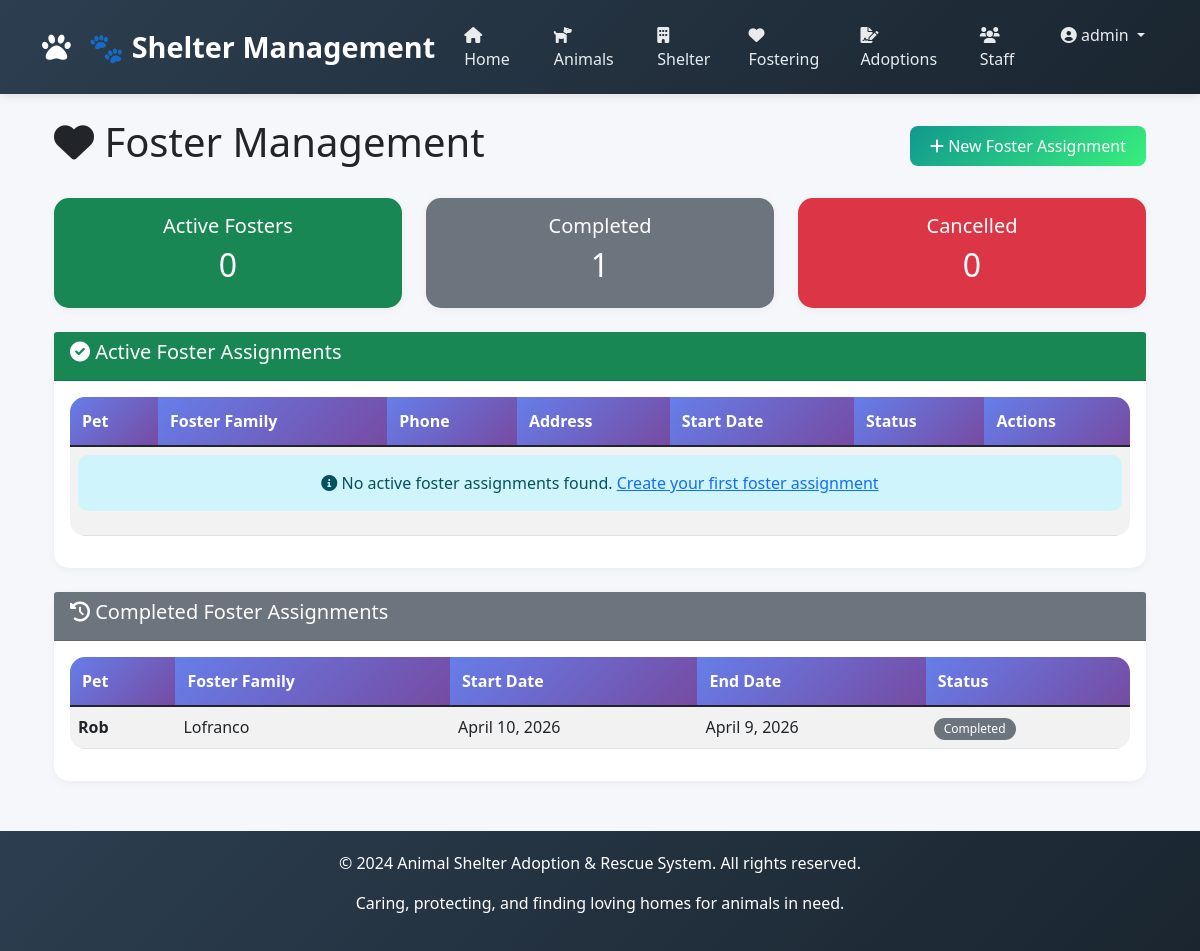
/fostering/ (signed in), run on the app's committed database.
### apps/accounts/models.py (models this page shows, shortened)
class Staff(AbstractUser):
    ROLE_CHOICES = [
        ('Admin', 'Admin'),
        ('Manager', 'Manager'),
        ('Vet', 'Veterinarian'),
        ('Staff', 'Staff'),
        ('Volunteer', 'Volunteer'),
    ]
    staff_id = models.AutoField(primary_key=True)
    first_name = models.CharField(max_length=100)
    last_name = models.CharField(max_length=100)
    role = models.CharField(max_length=20, choices=ROLE_CHOICES, default='Staff')
    phone = models.CharField(max_length=20, blank=True, null=True)
    email = models.EmailField(unique=True)
    username = models.CharField(max_length=100, unique=True)
    status = models.BooleanField(default=True)
    date_joined = models.DateTimeField(default=timezone.now)
    last_login = models.DateTimeField(null=True, blank=True)
    USERNAME_FIELD = 'username'
    REQUIRED_FIELDS = ['email', 'first_name', 'last_name']
    class Meta:
        db_table = 'staff'

### apps/fostering/models.py (models this page shows, shortened)
class FosterAssignment(models.Model):
    STATUS_CHOICES = [
        ('Active', 'Active'),
        ('Completed', 'Completed'),
        ('Cancelled', 'Cancelled'),
    ]
    foster_id = models.AutoField(primary_key=True)
    pet = models.ForeignKey(Pet, on_delete=models.CASCADE, related_name='foster_assignments')
    foster_name = models.CharField(max_length=200)
    foster_phone = models.CharField(max_length=20)
    foster_address = models.TextField()
    start_date = models.DateField()
    end_date = models.DateField(null=True, blank=True)
    status = models.CharField(max_length=20, choices=STATUS_CHOICES, default='Active')
    class Meta:
        db_table = 'foster_assignments'

### apps/animals/models.py (models this page shows, shortened)
class Pet(models.Model):
    SPECIES_CHOICES = [
        ('Dog', 'Dog'), ('Cat', 'Cat'), ('Bird', 'Bird'),
        ('Rabbit', 'Rabbit'), ('Other', 'Other')
    ]
    SEX_CHOICES = [('M', 'Male'), ('F', 'Female')]
    SIZE_CHOICES = [('Small', 'Small'), ('Medium', 'Medium'), ('Large', 'Large')]
    STATUS_CHOICES = [
        ('Available', 'Available'), ('Pending', 'Pending'), ('Adopted', 'Adopted')
    ]
    pet_id = models.AutoField(primary_key=True)
    name = models.CharField(max_length=100)
    species = models.CharField(max_length=50, choices=SPECIES_CHOICES)
    breed = models.CharField(max_length=100, blank=True, null=True)
    age = models.IntegerField(validators=[MinValueValidator(0)], help_text="Age in months")
    sex = models.CharField(max_length=1, choices=SEX_CHOICES)
    size = models.CharField(max_length=10, choices=SIZE_CHOICES)
    color = models.CharField(max_length=50)
    vaccination_status = models.BooleanField(default=False)
    spay_neuter_status = models.BooleanField(default=False)
    medical_notes = models.TextField(blank=True, null=True)
    intake_date = models.DateField(auto_now_add=True)
    status = models.CharField(max_length=20, choices=STATUS_CHOICES, default='Available')
    class Meta:
        db_table = 'pets'

### apps/fostering/views.py (the view)
# urls.py: path('', views.foster_list, name='foster_list'),
@login_required
def foster_list(request):
    active_fosters = FosterAssignment.objects.filter(status='Active').order_by('-start_date')
    completed_fosters = FosterAssignment.objects.filter(status='Completed').order_by('-end_date')
    cancelled_fosters = FosterAssignment.objects.filter(status='Cancelled').order_by('-start_date')
    context = {
        'active_fosters': active_fosters,
        'completed_fosters': completed_fosters,
        'cancelled_fosters': cancelled_fosters,
    }
    return render(request, 'fostering/foster_list.html', context)

### templates/fostering/foster_list.html (shortened to what this page needs)
{% extends 'base.html' %}
{% block content %}
<div class="container">
    <div class="d-flex justify-content-between align-items-center mb-4">
        <h1><i class="fas fa-heart"></i> Foster Management</h1>
        <a href="{% url 'foster_add' %}" class="btn btn-success">
            <i class="fas fa-plus"></i> New Foster Assignment
        </a>
    </div>
    <div class="row mb-4">
        <div class="col-md-4">
            <div class="card bg-success text-white">
                <div class="card-body text-center">
                    <h5>Active Fosters</h5>
                    <h2>{{ active_fosters|length }}</h2>
                </div>
            </div>
        </div>
        <div class="col-md-4">
            <div class="card bg-secondary text-white">
                <div class="card-body text-center">
                    <h5>Completed</h5>
                    <h2>{{ completed_fosters|length }}</h2>
                </div>
            </div>
        </div>
        <div class="col-md-4">
            <div class="card bg-danger text-white">
                <div class="card-body text-center">
                    <h5>Cancelled</h5>
                    <h2>{{ cancelled_fosters|length }}</h2>
                </div>
            </div>
        </div>
    </div>
    <div class="card mb-4">
        <div class="card-header bg-success text-white">
            <h5><i class="fas fa-check-circle"></i> Active Foster Assignments</h5>
        </div>
        <div class="card-body">
            <div class="table-responsive">
                <table class="table table-striped">
                    <thead class="table-dark">
                        <tr>
                            <th>Pet</th>
                            <th>Foster Family</th>
                            <th>Phone</th>
                            <th>Address</th>
                            <th>Start Date</th>
                            <th>Status</th>
                            <th>Actions</th>
                        </tr>
                    </thead>
                    <tbody>
                        {% for foster in active_fosters %}
                        <tr>
                            <td>
                                <strong>{{ foster.pet.name }}</strong><br>
                                <small class="text-muted">{{ foster.pet.species }} | {{ foster.pet.breed|default:"Mixed" }}</small>
                            </td>
                            <td>{{ foster.foster_name }}</td>
                            <td>{{ foster.foster_phone }}</td>
                            <td>{{ foster.foster_address|truncatechars:30 }}</td>
                            <td>{{ foster.start_date }}</td>
                            <td><span class="badge bg-success">Active</span></td>
                            <td>
                                <a href="{% url 'foster_edit' foster.foster_id %}" class="btn btn-sm btn-warning">
                                    <i class="fas fa-edit"></i> Edit
                                </a>
                                <a href="{% url 'foster_end' foster.foster_id %}" class="btn btn-sm btn-info" onclick="return confirm('Mark this foster as completed?')">
                                    <i class="fas fa-check"></i> Complete
                                </a>
                                <a href="{% url 'foster_delete' foster.foster_id %}" class="btn btn-sm btn-danger" onclick="return confirm('Cancel this foster assignment?')">
                                    <i class="fas fa-times"></i> Cancel
                                </a>
                            </td>
                        </tr>
                        {% empty %}
                        <tr>
                            <td colspan="7" class="text-center">
                                <div class="alert alert-info">
                                    <i class="fas fa-info-circle"></i> No active foster assignments found.
                                    <a href="{% url 'foster_add' %}">Create your first foster assignment</a>
                                </div>
                            </td>
                        </tr>
                        {% endfor %}
                    </tbody>
                </table>
            </div>
        </div>
    </div>
    <div class="card mb-4">
        <div class="card-header bg-secondary text-white">
            <h5><i class="fas fa-history"></i> Completed Foster Assignments</h5>
        </div>
        <div class="card-body">
            <div class="table-responsive">
                <table class="table table-striped">
                    <thead class="table-dark">
                        <tr>
                            <th>Pet</th>
                            <th>Foster Family</th>
                            <th>Start Date</th>
                            <th>End Date</th>
                            <th>Status</th>
                        </tr>
                    </thead>
                    <tbody>
                        {% for foster in completed_fosters %}
                        <tr>
                            <td><strong>{{ foster.pet.name }}</strong></td>
                            <td>{{ foster.foster_name }}</td>
                            <td>{{ foster.start_date }}</td>
                            <td>{{ foster.end_date|default:"Present" }}</td>
                            <td><span class="badge bg-secondary">Completed</span></td>
                        </tr>
                        {% empty %}
                        <tr>
                            <td colspan="5" class="text-center">No completed foster assignments.</td>
                        </tr>
                        {% endfor %}
                    </tbody>
                </table>
            </div>
        </div>
    </div>
</div>
{% endblock %}

### templates/base.html (shortened to what this page needs)
<!DOCTYPE html>
<html lang="en">
<head>
    <link href="https://cdn.jsdelivr.net/npm/bootstrap@5.1.3/dist/css/bootstrap.min.css" rel="stylesheet">
    <link rel="stylesheet" href="https://cdnjs.cloudflare.com/ajax/libs/font-awesome/6.0.0/css/all.min.css">
</head>
<body>
    <nav class="navbar navbar-expand-lg navbar-dark">
        <div class="container">
            <a class="navbar-brand" href="{% url 'index' %}">
                <i class="fas fa-paw"></i> 🐾 Shelter Management
            </a>
            <div class="collapse navbar-collapse" id="navbarNav">
                <ul class="navbar-nav ms-auto">
                    <li class="nav-item">
                        <a class="nav-link" href="{% url 'index' %}">
                            <i class="fas fa-home"></i> Home
                        </a>
                    </li>
                    <li class="nav-item">
                        <a class="nav-link" href="{% url 'pet_list' %}">
                            <i class="fas fa-dog"></i> Animals
                        </a>
                    </li>
                    <li class="nav-item">
                        <a class="nav-link" href="{% url 'shelter_list' %}">
                            <i class="fas fa-building"></i> Shelter
                        </a>
                    </li>
                    <li class="nav-item">
                        <a class="nav-link" href="{% url 'foster_list' %}">
                            <i class="fas fa-heart"></i> Fostering
                        </a>
                    </li>
                    <li class="nav-item">
                        <a class="nav-link" href="{% url 'adoption_list' %}">
                            <i class="fas fa-file-signature"></i> Adoptions
                        </a>
                    </li>
                    <li class="nav-item">
                        <a class="nav-link" href="{% url 'staff_list' %}">
                            <i class="fas fa-users"></i> Staff
                        </a>
                    </li>
                    {% if user.is_authenticated %}
                        <li class="nav-item dropdown">
                            <a class="nav-link dropdown-toggle" href="#" id="userDropdown" role="button" data-bs-toggle="dropdown">
                                <i class="fas fa-user-circle"></i> {{ user.username }}
                            </a>
                        </li>
                    {% endif %}
                </ul>
            </div>
        </div>
    </nav>
    <div class="container mt-4">
        {% block content %}
        {% endblock %}
    </div>
    <footer>
        <div class="container">
            <p>&copy; 2024 Animal Shelter Adoption & Rescue System. All rights reserved.</p>
            <p>Caring, protecting, and finding loving homes for animals in need.</p>
        </div>
    </footer>
</body>
</html>

### templates/base.html (style rules this page uses)
* { margin: 0; padding: 0; box-sizing: border-box; }
body { font-family: 'Segoe UI', Tahoma, Geneva, Verdana, sans-serif; background-color: #f5f7fb; }
.navbar { background: linear-gradient(135deg, #2c3e50 0%, #1a252f 100%); box-shadow: 0 2px 10px rgba(0,0,0,0.1); padding: 15px 0; }
.navbar-brand { font-size: 1.8rem; font-weight: bold; color: #fff !important; }
.navbar-brand i { margin-right: 10px; }
.nav-link { color: rgba(255,255,255,0.9) !important; font-weight: 500; margin: 0 5px; transition: all 0.3s; }
.card { border: none; border-radius: 15px; box-shadow: 0 2px 10px rgba(0,0,0,0.05); transition: transform 0.3s, box-shadow 0.3s; }
.btn { border-radius: 8px; padding: 8px 20px; font-weight: 500; transition: all 0.3s; }
.btn-success { background: linear-gradient(135deg, #11998e 0%, #38ef7d 100%); border: none; }
.table { background: white; border-radius: 15px; overflow: hidden; }
.table thead th { background: linear-gradient(135deg, #667eea 0%, #764ba2 100%); color: white; border: none; padding: 12px; }
.alert { border-radius: 10px; border: none; }
footer { background: linear-gradient(135deg, #2c3e50 0%, #1a252f 100%); color: white; padding: 20px; text-align: center; margin-top: 50px; }
.badge { padding: 5px 10px; border-radius: 20px; font-weight: 500; }

### data on the page
Staff: username "admin"
FosterAssignment: pet.name "Rob", foster_name "Lofranco", start_date "April 10, 2026", end_date "April 9, 2026"

### other printed values
{{ active_fosters|length }} "0"
{{ completed_fosters|length }} "1"
{{ cancelled_fosters|length }} "0"
